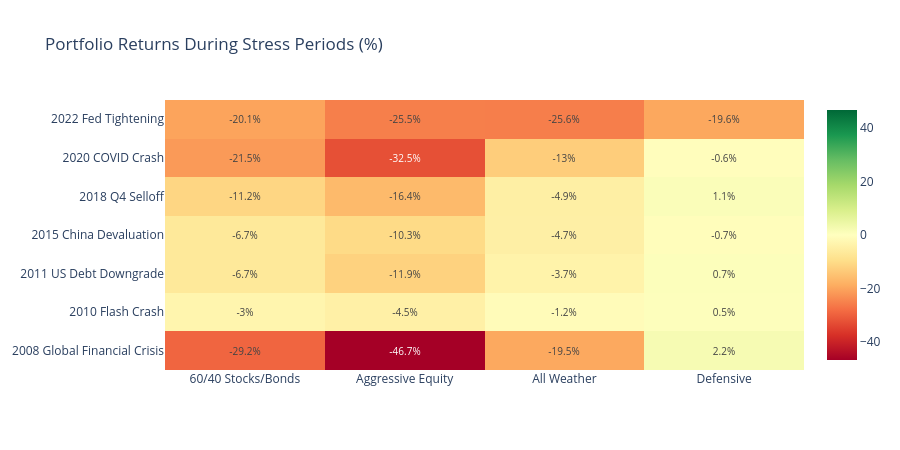

This figure's notebook cell:
### Markdown cell above
Comparing allocations across the same crisis windows highlights the tradeoff between protection
and participation. Defensive mixes lose less in equity crashes, but they are not uniformly best
once the stress comes from rates instead of growth.

### Code cell
# Heatmap of stress performance
fig = go.Figure(
    data=go.Heatmap(
        z=pivot_return.values,
        x=pivot_return.columns,
        y=pivot_return.index,
        colorscale="RdYlGn",
        zmid=0,
        text=np.round(pivot_return.values, 1),
        texttemplate="%{text}%",
        textfont={"size": 10},
    )
)

fig.update_layout(
    title="Portfolio Returns During Stress Periods (%)",
    height=450,
)
fig.show()

### Figure 1 — Plotly figure (JSON) as saved in the notebook; plotly's stock layout.template omitted (floating-point values rounded to 4 significant figures)
{"data": [{"colorscale": [[0.0, "rgb(165,0,38)"], [0.1, "rgb(215,48,39)"], [0.2, "rgb(244,109,67)"], [0.3, "rgb(253,174,97)"], [0.4, "rgb(254,224,139)"], [0.5, "rgb(255,255,191)"], [0.6, "rgb(217,239,139)"], [0.7, "rgb(166,217,106)"], [0.8, "rgb(102,189,99)"], [0.9, "rgb(26,152,80)"], [1.0, "rgb(0,104,55)"]], "text": [[-29.2, -46.7, -19.5, 2.2], [-3.0, -4.5, -1.2, 0.5], [-6.7, -11.9, -3.7, 0.7], [-6.7, -10.3, -4.7, -0.7], [-11.2, -16.4, -4.9, 1.1], [-21.5, -32.5, -13.0, -0.6], [-20.1, -25.5, -25.6, -19.6]], "textfont": {"size": 10}, "texttemplate": "%{text}%", "type": "heatmap", "x": ["60/40 Stocks/Bonds", "Aggressive Equity", "All Weather", "Defensive"], "y": ["2008 Global Financial Crisis", "2010 Flash Crash", "2011 US Debt Downgrade", "2015 China Devaluation", "2018 Q4 Selloff", "2020 COVID Crash", "2022 Fed Tightening"], "z": [[-29.2, -46.72, -19.45, 2.189], [-2.983, -4.503, -1.161, 0.4972], [-6.716, -11.92, -3.714, 0.6694], [-6.691, -10.3, -4.711, -0.7453], [-11.17, -16.41, -4.861, 1.145], [-21.5, -32.53, -12.97, -0.608], [-20.14, -25.52, -25.56, -19.58]], "zmid": 0}], "layout": {"height": 450, "title": {"text": "Portfolio Returns During Stress Periods (%)"}}}
